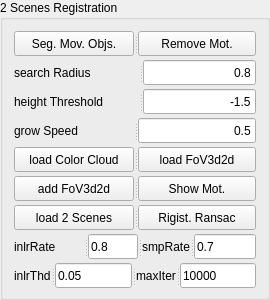
          <widget class="QGroupBox" name="groupBox_2">
           <property name="sizePolicy">
            <sizepolicy hsizetype="Minimum" vsizetype="Minimum">
             <horstretch>0</horstretch>
             <verstretch>0</verstretch>
            </sizepolicy>
           </property>
           <property name="minimumSize">
            <size>
             <width>270</width>
             <height>250</height>
            </size>
           </property>
           <property name="maximumSize">
            <size>
             <width>270</width>
             <height>300</height>
            </size>
           </property>
           <property name="title">
            <string>2 Scenes Registration</string>
           </property>
           <layout class="QGridLayout" name="gridLayout_4">
            <item row="0" column="0">
             <widget class="QSplitter" name="splitter_4">
              <property name="sizePolicy">
               <sizepolicy hsizetype="Minimum" vsizetype="Minimum">
                <horstretch>0</horstretch>
                <verstretch>0</verstretch>
               </sizepolicy>
              </property>
              <property name="minimumSize">
               <size>
                <width>240</width>
                <height>25</height>
               </size>
              </property>
              <property name="maximumSize">
               <size>
                <width>16777215</width>
                <height>27</height>
               </size>
              </property>
              <property name="orientation">
               <enum>Qt::Horizontal</enum>
              </property>
              <widget class="QPushButton" name="segMovObj">
               <property name="minimumSize">
                <size>
                 <width>120</width>
                 <height>25</height>
                </size>
               </property>
               <property name="maximumSize">
                <size>
                 <width>120</width>
                 <height>25</height>
                </size>
               </property>
               <property name="text">
                <string>Seg. Mov. Objs.</string>
               </property>
              </widget>
              <widget class="QPushButton" name="removeMot">
               <property name="text">
                <string>Remove Mot.</string>
               </property>
              </widget>
             </widget>
            </item>
            <item row="1" column="0">
             <widget class="QSplitter" name="splitter_5">
              <property name="sizePolicy">
               <sizepolicy hsizetype="Minimum" vsizetype="Minimum">
                <horstretch>0</horstretch>
                <verstretch>0</verstretch>
               </sizepolicy>
              </property>
              <property name="minimumSize">
               <size>
                <width>240</width>
                <height>25</height>
               </size>
              </property>
              <property name="maximumSize">
               <size>
                <width>16777215</width>
                <height>16777215</height>
               </size>
              </property>
              <property name="orientation">
               <enum>Qt::Horizontal</enum>
              </property>
              <widget class="QLabel" name="label">
               <property name="minimumSize">
                <size>
                 <width>120</width>
                 <height>25</height>
                </size>
               </property>
               <property name="text">
                <string>search Radius</string>
               </property>
              </widget>
              <widget class="QLineEdit" name="regionGrowR">
               <property name="layoutDirection">
                <enum>Qt::RightToLeft</enum>
               </property>
               <property name="text">
                <string>0.8</string>
               </property>
               <property name="alignment">
                <set>Qt::AlignRight|Qt::AlignTrailing|Qt::AlignVCenter</set>
               </property>
              </widget>
             </widget>
            </item>
            <item row="2" column="0">
             <widget class="QSplitter" name="splitter_6">
              <property name="sizePolicy">
               <sizepolicy hsizetype="Minimum" vsizetype="Minimum">
                <horstretch>0</horstretch>
                <verstretch>0</verstretch>
               </sizepolicy>
              </property>
              <property name="minimumSize">
               <size>
                <width>240</width>
                <height>25</height>
               </size>
              </property>
              <property name="maximumSize">
               <size>
                <width>16777215</width>
                <height>16777215</height>
               </size>
              </property>
              <property name="orientation">
               <enum>Qt::Horizontal</enum>
              </property>
              <widget class="QLabel" name="label_2">
               <property name="minimumSize">
                <size>
                 <width>120</width>
                 <height>25</height>
                </size>
               </property>
               <property name="text">
                <string>height Threshold</string>
               </property>
              </widget>
              <widget class="QLineEdit" name="heightThd">
               <property name="layoutDirection">
                <enum>Qt::RightToLeft</enum>
               </property>
               <property name="text">
                <string>-1.5</string>
               </property>
               <property name="alignment">
                <set>Qt::AlignRight|Qt::AlignTrailing|Qt::AlignVCenter</set>
               </property>
              </widget>
             </widget>
            </item>
            <item row="3" column="0">
             <widget class="QSplitter" name="splitter_7">
              <property name="sizePolicy">
               <sizepolicy hsizetype="Minimum" vsizetype="Minimum">
                <horstretch>0</horstretch>
                <verstretch>0</verstretch>
               </sizepolicy>
              </property>
              <property name="minimumSize">
               <size>
                <width>240</width>
                <height>25</height>
               </size>
              </property>
              <property name="maximumSize">
               <size>
                <width>16777215</width>
                <height>27</height>
               </size>
              </property>
              <property name="orientation">
               <enum>Qt::Horizontal</enum>
              </property>
              <widget class="QLabel" name="label_3">
               <property name="minimumSize">
                <size>
                 <width>120</width>
                 <height>25</height>
                </size>
               </property>
               <property name="maximumSize">
                <size>
                 <width>120</width>
                 <height>25</height>
                </size>
               </property>
               <property name="text">
                <string>grow Speed</string>
               </property>
              </widget>
              <widget class="QLineEdit" name="growSpeed">
               <property name="text">
                <string>0.5</string>
               </property>
               <property name="alignment">
                <set>Qt::AlignRight|Qt::AlignTrailing|Qt::AlignVCenter</set>
               </property>
              </widget>
             </widget>
            </item>
            <item row="4" column="0">
             <widget class="QSplitter" name="splitter_8">
              <property name="sizePolicy">
               <sizepolicy hsizetype="Minimum" vsizetype="Minimum">
                <horstretch>0</horstretch>
                <verstretch>0</verstretch>
               </sizepolicy>
              </property>
              <property name="minimumSize">
               <size>
                <width>240</width>
                <height>25</height>
               </size>
              </property>
              <property name="maximumSize">
               <size>
                <width>16777215</width>
                <height>27</height>
               </size>
              </property>
              <property name="orientation">
               <enum>Qt::Horizontal</enum>
              </property>
              <widget class="QPushButton" name="loadColorCloud">
               <property name="minimumSize">
                <size>
                 <width>120</width>
                 <height>25</height>
                </size>
               </property>
               <property name="maximumSize">
                <size>
                 <width>120</width>
                 <height>25</height>
                </size>
               </property>
               <property name="text">
                <string>load Color Cloud</string>
               </property>
              </widget>
              <widget class="QPushButton" name="FoV3d2d">
               <property name="text">
                <string>load FoV3d2d</string>
               </property>
              </widget>
             </widget>
            </item>
            <item row="5" column="0">
             <widget class="QSplitter" name="splitter_17">
              <property name="sizePolicy">
               <sizepolicy hsizetype="Minimum" vsizetype="Minimum">
                <horstretch>0</horstretch>
                <verstretch>0</verstretch>
               </sizepolicy>
              </property>
              <property name="minimumSize">
               <size>
                <width>240</width>
                <height>25</height>
               </size>
              </property>
              <property name="maximumSize">
               <size>
                <width>16777215</width>
                <height>27</height>
               </size>
              </property>
              <property name="orientation">
               <enum>Qt::Horizontal</enum>
              </property>
              <widget class="QPushButton" name="addFoV3d2d">
               <property name="minimumSize">
                <size>
                 <width>120</width>
                 <height>25</height>
                </size>
               </property>
               <property name="maximumSize">
                <size>
                 <width>120</width>
                 <height>25</height>
                </size>
               </property>
               <property name="text">
                <string>add FoV3d2d</string>
               </property>
              </widget>
              <widget class="QPushButton" name="showMot">
               <property name="text">
                <string>Show Mot.</string>
               </property>
              </widget>
             </widget>
            </item>
            <item row="6" column="0">
             <widget class="QSplitter" name="splitter_18">
              <property name="sizePolicy">
               <sizepolicy hsizetype="Minimum" vsizetype="Minimum">
                <horstretch>0</horstretch>
                <verstretch>0</verstretch>
               </sizepolicy>
              </property>
              <property name="minimumSize">
               <size>
                <width>240</width>
                <height>25</height>
               </size>
              </property>
              <property name="maximumSize">
               <size>
                <width>16777215</width>
                <height>27</height>
               </size>
              </property>
              <property name="orientation">
               <enum>Qt::Horizontal</enum>
              </property>
              <widget class="QPushButton" name="load2scenes">
               <property name="minimumSize">
                <size>
                 <width>120</width>
                 <height>25</height>
                </size>
               </property>
               <property name="maximumSize">
                <size>
                 <width>120</width>
                 <height>25</height>
                </size>
               </property>
               <property name="text">
                <string>load 2 Scenes</string>
               </property>
              </widget>
              <widget class="QPushButton" name="register2scenes">
               <property name="text">
                <string>Rigist. Ransac</string>
               </property>
              </widget>
             </widget>
            </item>
            <item row="7" column="0">
             <widget class="QSplitter" name="splitter_9">
              <property name="sizePolicy">
               <sizepolicy hsizetype="Minimum" vsizetype="Minimum">
                <horstretch>0</horstretch>
                <verstretch>0</verstretch>
               </sizepolicy>
              </property>
              <property name="minimumSize">
               <size>
                <width>240</width>
                <height>25</height>
               </size>
              </property>
              <property name="maximumSize">
               <size>
                <width>16777215</width>
                <height>27</height>
               </size>
              </property>
              <property name="orientation">
               <enum>Qt::Horizontal</enum>
              </property>
              <widget class="QLabel" name="label_4">
               <property name="minimumSize">
                <size>
                 <width>70</width>
                 <height>25</height>
                </size>
               </property>
               <property name="maximumSize">
                <size>
                 <width>70</width>
                 <height>25</height>
                </size>
               </property>
               <property name="text">
                <string>inlrRate</string>
               </property>
              </widget>
              <widget class="QLineEdit" name="inlrRateRansac">
               <property name="minimumSize">
                <size>
                 <width>50</width>
                 <height>25</height>
                </size>
               </property>
               <property name="maximumSize">
                <size>
                 <width>50</width>
                 <height>25</height>
                </size>
               </property>
               <property name="text">
                <string>0.8</string>
               </property>
              </widget>
              <widget class="QLabel" name="label_5">
               <property name="text">
                <string>smpRate</string>
               </property>
              </widget>
              <widget class="QLineEdit" name="smpRateRansac">
               <property name="text">
                <string>0.7</string>
               </property>
              </widget>
             </widget>
            </item>
            <item row="8" column="0">
             <widget class="QSplitter" name="splitter_10">
              <property name="sizePolicy">
               <sizepolicy hsizetype="Minimum" vsizetype="Minimum">
                <horstretch>0</horstretch>
                <verstretch>0</verstretch>
               </sizepolicy>
              </property>
              <property name="minimumSize">
               <size>
                <width>240</width>
                <height>25</height>
               </size>
              </property>
              <property name="maximumSize">
               <size>
                <width>16777215</width>
                <height>16777215</height>
               </size>
              </property>
              <property name="orientation">
               <enum>Qt::Horizontal</enum>
              </property>
              <widget class="QLabel" name="label_6">
               <property name="text">
                <string>inlrThd</string>
               </property>
              </widget>
              <widget class="QLineEdit" name="inlrThdRansac">
               <property name="text">
                <string>0.05</string>
               </property>
              </widget>
              <widget class="QLabel" name="label_7">
               <property name="text">
                <string>maxIter</string>
               </property>
              </widget>
              <widget class="QLineEdit" name="maxIterRansac">
               <property name="text">
                <string>10000</string>
               </property>
              </widget>
             </widget>
            </item>
           </layout>
          </widget>
